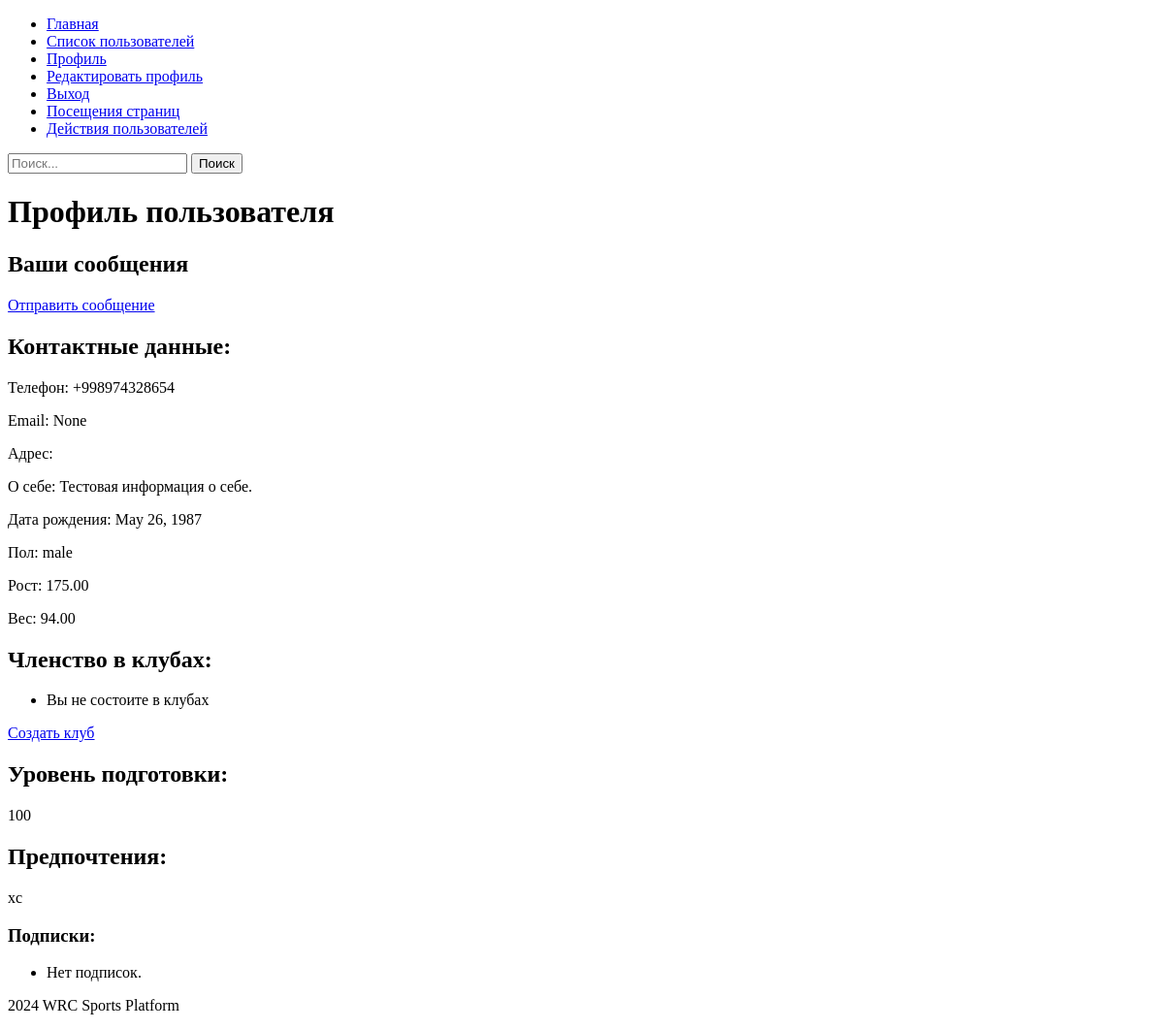
The page /users/profile/1 (signed in) on the database as committed earlier.
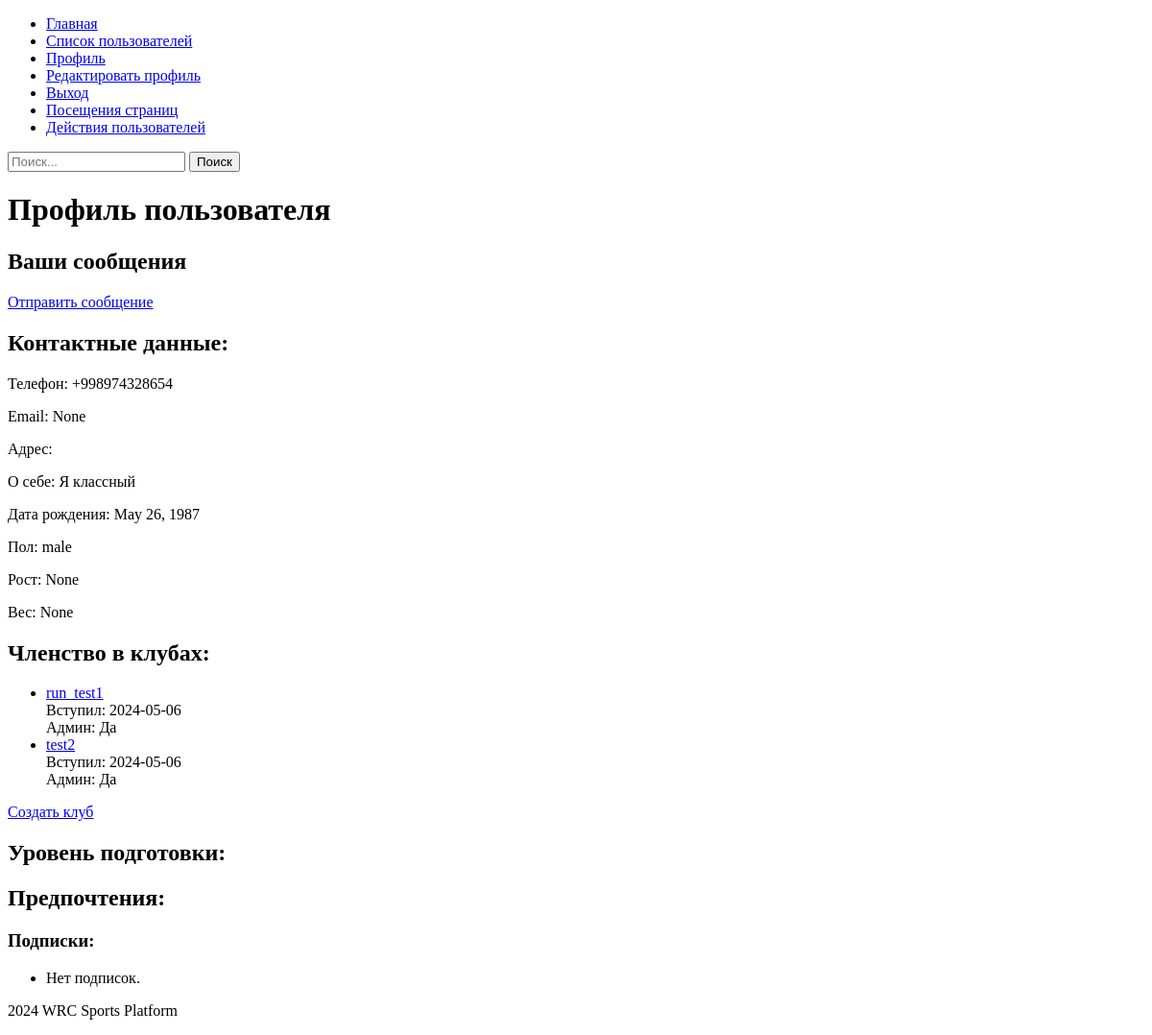
The same page on the database as committed later.
### users/models.py (models this page shows, shortened)
class UserProfile(models.Model):
    user = models.OneToOneField(settings.AUTH_USER_MODEL, on_delete=models.CASCADE, related_name='profile')
    bio = models.TextField('О себе', blank=True)  # О себе
    phone_number = PhoneNumberField()
    email = models.EmailField(blank=True, null=True)
    address = models.TextField(blank=True, default='')
    birth_date = models.DateField(blank=True, null=True)
    gender = models.CharField(max_length=10, choices=[('male', 'Male'), ('female', 'Female')], blank=True, default='')
    height = models.DecimalField(max_digits=5, decimal_places=2, null=True, blank=True)
    weight = models.DecimalField(max_digits=5, decimal_places=2, null=True, blank=True)
    experience_level = models.CharField(max_length=50, blank=True, default='')  # Уровень подготовки
    preferred_sports = models.TextField(blank=True, default='')  # Предпочтения
    participation_history = models.TextField(blank=True, default='')  # История участия
    coaching_details = models.TextField(blank=True, default='')  # Тренерская информация
    medical_information = models.TextField(blank=True, default='')  # Медицинская информация
    equipment = models.TextField(blank=True, default='')  # Оборудование и инвентарь
    club_memberships = models.ManyToManyField('clubs.Club', related_name='user_profile', blank=True)  # Членство в клубах и командах
    subscriptions = models.ManyToManyField(User, related_name='followers', blank=True)  # Подписки и членство
    privacy_settings = models.JSONField(blank=True, default=default_privacy_settings)
    receive_newsletters = models.BooleanField(default=True)
    public_profile = models.BooleanField(default=False)

### clubs/models.py (models this page shows, shortened)
class Membership(models.Model):
    user = models.ForeignKey(User, on_delete=models.CASCADE)
    club = models.ForeignKey(Club, on_delete=models.CASCADE)
    date_joined = models.DateTimeField(auto_now_add=True)
    is_admin = models.BooleanField(default=False)

class Club(models.Model):
    name = models.CharField(max_length=255)
    description = models.TextField(blank=True, null=True)
    members = models.ManyToManyField(User, through='Membership')
    creator = models.ForeignKey(User, on_delete=models.CASCADE, related_name='created_clubs', null=True, blank=True, default=None)

### users/views.py (the view)
# urls.py: path('profile/<int:user_id>', views.profile_view, name='profile_view'),
@login_required
def profile_view(request, user_id):
    user = get_object_or_404(User, pk=user_id)
    user_profile, created = UserProfile.objects.get_or_create(user=user)
    if request.user.id != user.id and not request.user.is_superuser:
        return render(request, 'users/permission_denied.html')
    messages_received = Message.objects.filter(recipient=user)
    notifications = Notification.objects.filter(user=user)
    clubs = Membership.objects.filter(user=user).select_related('club')
    if request.method == 'POST':
        form = UserProfileUpdateForm(request.POST, request.FILES, instance=user_profile)
        if form.is_valid():
            form.save()
            return redirect('users:profile_view', user_id=user_id)
    else:
        form = UserProfileUpdateForm(instance=user_profile)
    context = {
        'form': form,
        'user_profile': user_profile,
        'messages_received': messages_received,
        'notifications': notifications,
        'clubs': clubs
    }
    return render(request, 'users/profile.html', context)

### users/forms.py (shortened to what this page needs)
class UserProfileUpdateForm(forms.ModelForm):
    phone_number = PhoneNumberField(widget=forms.TextInput(attrs={
        'placeholder': '+1234567890'
    }), label='Phone number')
    class Meta:
        model = UserProfile
        fields = [
            'phone_number',
            'birth_date',
            'bio',
            'gender',
            'height',
            'weight',
            'experience_level',
            'preferred_sports',
            'medical_information',
            'equipment',
            'subscriptions'
        ]
        widgets = {
            'club_memberships': forms.CheckboxSelectMultiple(),
            'birth_date': DateInput(attrs={
                'type': 'date',
                'max': timezone.now().date().isoformat()
            }),
            'bio': Textarea(attrs={'placeholder': 'Расскажите о себе...'}),
            'subscriptions': forms.CheckboxSelectMultiple
        }

### users/templates/users/profile.html (shortened to what this page needs)
{% extends "base.html" %}
{% block content %}
<h1>Профиль пользователя</h1>
<div>
    <h2>Ваши сообщения</h2>
    <a href="{% url 'communication:message_create' %}">Отправить сообщение</a>
</div>
<div>
    <h2>Контактные данные:</h2>
    <p>Телефон: {{ user_profile.phone_number }}</p>
    <p>Email: {{ user_profile.email }}</p>
    <p>Адрес: {{ user_profile.address }}</p>
</div>
<div>
    <p>О себе: {{ user_profile.bio }}</p>
    <p>Дата рождения: {{ user_profile.birth_date }}</p>
    <p>Пол: {{ user_profile.gender }}</p>
    <p>Рост: {{ user_profile.height }}</p>
    <p>Вес: {{ user_profile.weight }}</p>
</div>
<div>
    <h2>Членство в клубах:</h2>
<ul>
    {% for membership in clubs %}
        <li>
            {% if membership.club %}
                <a href="{% url 'clubs:club_detail' membership.club.id %}">{{ membership.club.name }}</a>
                <div>Вступил: {{ membership.date_joined|date:"Y-m-d" }}</div>
                <div>Админ: {{ membership.is_admin|yesno:"Да,Нет" }}</div>
            {% else %}
                <div>Клуб не найден или удалён</div>
            {% endif %}
        </li>
    {% empty %}
        <li>Вы не состоите в клубах</li>
    {% endfor %}
</ul>
<a href="{% url 'clubs:club_create' %}">Создать клуб</a>
</div>
<div>
    <h2>Уровень подготовки:</h2>
    <p>{{ user_profile.experience_level }}</p>
</div>
<div>
    <h2>Предпочтения:</h2>
    <p>{{ user_profile.preferred_sports }}</p>
</div>
<div>
    <h3>Подписки:</h3>
    <ul>
        {% for subscriber in user_profile.subscriptions.all %}
            <li><a href="{% url 'users:profile_view' subscriber.id %}">{{ subscriber.username }}</a></li>
        {% empty %}
            <li>Нет подписок.</li>
        {% endfor %}
    </ul>
</div>
{% endblock content %}

### templates/base.html (shortened to what this page needs)
{% load tz %}
<!DOCTYPE html>
<html lang="ru">
<head>
    {% load static %}
    <link rel="stylesheet" href="{% static 'css/style.css' %}">
</head>
<body>
    <header>
        <nav>
            <ul>
                <li><a href="{% url 'main' %}">Главная</a></li>
                {% if not user.is_authenticated %}
                    <li><a href="{% url 'users:register' %}">Регистрация</a></li>
                    <li><a href="{% url 'users:login' %}">Вход</a></li>
                {% else %}
                    <li><a href="{% url 'users:users_list' %}">Список пользователей</a></li>
                    <li><a href="{% url 'users:profile_view' request.user.id %}">Профиль</a></li>
                    <li><a href="{% url 'users:edit_profile' %}">Редактировать профиль</a></li>
                    <li><a href="{% url 'users:logout' %}">Выход</a></li>
                    <li><a href="{% url 'page_visits_chart' %}">Посещения страниц</a></li>
                    <li><a href="{% url 'user_actions_chart' %}">Действия пользователей</a></li>
                {% endif %}
            </ul>
        </nav>
        <form method="get" action="{% url 'global_search' %}">
            <input type="text" name="q" placeholder="Поиск...">
            <button type="submit">Поиск</button>
        </form>
    </header>
    <main>
        {% block content %}{% endblock content %}
    </main>
    <footer>
        <p> {% now "Y" %} WRC Sports Platform</p>
    </footer>
</body>
</html>

Rows that differ between the two databases and show on the page:
changed UserProfile "None": bio "Тестовая информация о себе." → "Я классный"; height "175.00" → "None"; weight "94.00" → "None"; experience_level "100" → (not shown); preferred_sports "xc" → (not shown)
added Membership: club.name "run_test1", date_joined "2024-05-06", is_admin "Да"
added Membership: club.name "test2", date_joined "2024-05-06", is_admin "Да"
Other text that changed with them:
text no longer shown: "Вы не состоите в клубах"
